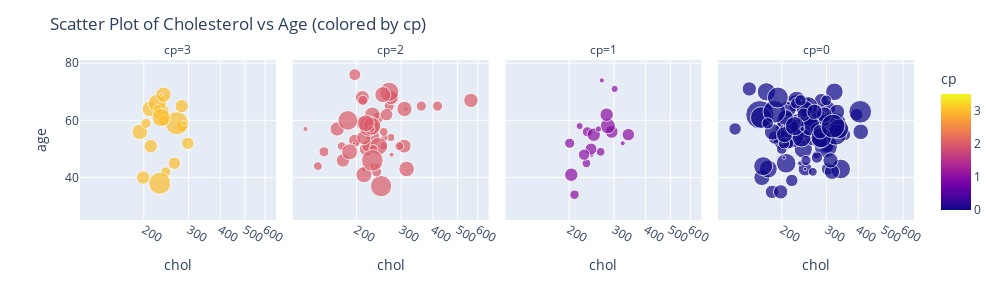

Notebook cell for this chart:
### Code cell
import plotly.express as px

fig = px.scatter(df, x='chol', y='age', color='cp', size='oldpeak', size_max=20, hover_name='exang', facet_col='cp', log_x=True)
fig.update_layout(width=1000, height=300)
fig.update_layout(title_text='Scatter Plot of Cholesterol vs Age (colored by cp)')
fig.show()

### Figure 1 — Plotly figure (JSON) as saved in the notebook; plotly's stock layout.template omitted (floating-point values rounded to 4 significant figures; data arrays with more than 128 entries replaced by an {"elided": "..."} marker saying what was removed)
{"data": [{"hovertemplate": "<b>%{hovertext}</b><br><br>cp=%{marker.color}<br>chol=%{x}<br>age=%{y}<br>oldpeak=%{marker.size}<extra></extra>", "hovertext": [0, 1, 0, 0, 0, 1, 1, 0, 0, 0, 0, 0, 0, 0, 0, 0, 0, 0, 0, 1, 0, 0, 0], "legendgroup": "", "marker": {"color": [3, 3, 3, 3, 3, 3, 3, 3, 3, 3, 3, 3, 3, 3, 3, 3, 3, 3, 3, 3, 3, 3, 3], "coloraxis": "coloraxis", "size": [2.3, 1.8, 1, 2.6, 1.8, 1.4, 1.4, 0, 0, 1.2, 0.8, 4.2, 0.1, 1.9, 0.9, 0.6, 1.4, 0.2, 0, 3.8, 2.6, 0.8, 1.2], "sizemode": "area", "sizeref": 0.0155, "symbol": "circle"}, "mode": "markers", "name": "", "orientation": "v", "showlegend": false, "type": "scatter", "x": [233, 211, 283, 226, 239, 199, 213, 182, 186, 298, 244, 270, 234, 193, 240, 227, 282, 288, 273, 231, 234, 204, 264], "xaxis": "x", "y": [63, 64, 58, 66, 69, 40, 51, 34, 52, 52, 42, 59, 69, 56, 60, 64, 65, 59, 59, 38, 61, 59, 45], "yaxis": "y"}, {"hovertemplate": "<b>%{hovertext}</b><br><br>cp=%{marker.color}<br>chol=%{x}<br>age=%{y}<br>oldpeak=%{marker.size}<extra></extra>", "hovertext": [0, 0, 0, 0, 0, 0, 1, 1, 0, 0, 0, 0, 0, 1, 0, 0, 0, 0, 0, 0, 0, 0, 0, 0, 0, 0, 0, 0, 0, 1, 0, 1, 0, 0, 1, 0, 0, 0, 0, 0, 0, 0, 0, 0, 0, 0, 0, 0, 0, 0, 0, 1, 0, 0, 0, 0, 0, 0, 0, 0, 0, 0, 0, 0, 0, 0, 0, 0, 0, 1, 0, 0, 0, 0, 0, 0, 1, 0, 0, 0, 1, 0, 1, 0, 0, 0, 0], "legendgroup": "", "marker": {"color": [2, 2, 2, 2, 2, 2, 2, 2, 2, 2, 2, 2, 2, 2, 2, 2, 2, 2, 2, 2, 2, 2, 2, 2, 2, 2, 2, 2, 2, 2, 2, 2, 2, 2, 2, 2, 2, 2, 2, 2, 2, 2, 2, 2, 2, 2, 2, 2, 2, 2, 2, 2, 2, 2, 2, 2, 2, 2, 2, 2, 2, 2, 2, 2, 2, 2, 2, 2, 2, 2, 2, 2, 2, 2, 2, 2, 2, 2, 2, 2, 2, 2, 2, 2, 2, 2, 2], "coloraxis": "coloraxis", "size": [3.5, 0.5, 1.6, 0.2, 1.6, 0, 0.4, 1, 1.6, 0.6, 0.8, 1.2, 0.5, 1.4, 0, 1.6, 0.8, 0.8, 1.5, 0, 0, 0, 0, 0.5, 1.8, 0.6, 0, 0, 0, 1.2, 0.4, 0, 0.2, 2.4, 0.6, 0, 0, 1.6, 1, 1.6, 0, 0, 1.9, 0, 0.8, 0, 1.5, 0.2, 0.2, 0, 2, 0, 0, 0, 0, 0.1, 0, 0, 0.6, 0, 1.1, 0.3, 0, 0, 0, 0, 0, 0, 0, 0.6, 3.2, 0, 2.5, 0.6, 3, 3.6, 1.6, 2, 0.4, 1.2, 1.8, 0, 2.9, 2, 0.8, 2.2, 0.8], "sizemode": "area", "sizeref": 0.0155, "symbol": "circle"}, "mode": "markers", "name": "", "orientation": "v", "showlegend": false, "type": "scatter", "x": [250, 199, 168, 275, 219, 340, 233, 243, 212, 175, 417, 197, 273, 177, 304, 232, 269, 360, 308, 321, 235, 257, 216, 256, 231, 141, 252, 265, 211, 222, 258, 227, 213, 245, 240, 250, 318, 564, 277, 214, 255, 223, 315, 246, 240, 196, 211, 126, 313, 215, 214, 268, 267, 199, 277, 196, 201, 178, 295, 209, 197, 242, 226, 180, 278, 220, 253, 175, 175, 256, 224, 335, 230, 233, 185, 231, 274, 188, 229, 263, 309, 243, 269, 254, 149, 218, 212], "xaxis": "x2", "y": [37, 52, 57, 48, 50, 58, 44, 61, 59, 51, 65, 53, 54, 46, 54, 54, 65, 65, 51, 39, 44, 47, 53, 51, 62, 44, 63, 71, 58, 51, 54, 51, 43, 51, 58, 41, 60, 67, 68, 54, 48, 52, 43, 53, 42, 50, 68, 57, 64, 37, 41, 41, 54, 39, 67, 52, 54, 60, 51, 42, 76, 44, 44, 42, 66, 39, 47, 38, 38, 56, 58, 64, 58, 50, 60, 46, 68, 49, 57, 62, 64, 47, 70, 69, 49, 59, 67], "yaxis": "y2"}, {"hovertemplate": "<b>%{hovertext}</b><br><br>cp=%{marker.color}<br>chol=%{x}<br>age=%{y}<br>oldpeak=%{marker.size}<extra></extra>", "hovertext": [0, 0, 0, 0, 0, 0, 0, 0, 0, 0, 0, 0, 0, 0, 0, 0, 0, 1, 0, 0, 0, 1, 0, 0, 0, 0, 0, 0, 1, 0, 0, 0, 0, 0, 0, 0, 0, 0, 0, 0, 0, 0, 0, 0, 1, 0, 0, 0, 0, 0], "legendgroup": "", "marker": {"color": [1, 1, 1, 1, 1, 1, 1, 1, 1, 1, 1, 1, 1, 1, 1, 1, 1, 1, 1, 1, 1, 1, 1, 1, 1, 1, 1, 1, 1, 1, 1, 1, 1, 1, 1, 1, 1, 1, 1, 1, 1, 1, 1, 1, 1, 1, 1, 1, 1, 1], "coloraxis": "coloraxis", "size": [1.4, 0.8, 1.3, 0, 0.6, 0.4, 0, 0, 0.2, 0.2, 0.8, 0, 0, 0.6, 0, 0, 1.4, 0, 0, 0, 0, 0, 0, 0, 1.1, 0, 0, 0.7, 0.2, 0, 0, 0, 0, 0, 0, 0, 0.4, 0, 0, 1.2, 0, 1, 1.8, 1.4, 0, 0, 0.3, 0, 0, 0], "sizemode": "area", "sizeref": 0.0155, "symbol": "circle"}, "mode": "markers", "name": "", "orientation": "v", "showlegend": false, "type": "scatter", "x": [204, 236, 294, 263, 266, 302, 198, 219, 245, 325, 201, 309, 203, 234, 220, 204, 250, 221, 205, 308, 197, 288, 160, 195, 244, 262, 204, 210, 269, 271, 295, 235, 306, 208, 245, 192, 220, 221, 240, 342, 157, 229, 284, 281, 246, 283, 261, 319, 232, 236], "xaxis": "x3", "y": [41, 56, 56, 44, 49, 71, 41, 44, 48, 52, 52, 54, 41, 45, 44, 29, 55, 59, 52, 45, 46, 54, 45, 63, 50, 55, 46, 34, 74, 49, 42, 41, 41, 62, 70, 35, 58, 56, 56, 55, 41, 48, 58, 62, 66, 54, 57, 58, 57, 57], "yaxis": "y3"}, {"hovertemplate": "<b>%{hovertext}</b><br><br>cp=%{marker.color}<br>chol=%{x}<br>age=%{y}<br>oldpeak=%{marker.size}<extra></extra>", "hovertext": {"elided": "143 int values"}, "legendgroup": "", "marker": {"color": {"elided": "143 int values"}, "coloraxis": "coloraxis", "size": {"elided": "143 float values"}, "sizemode": "area", "sizeref": 0.0155, "symbol": "circle"}, "mode": "markers", "name": "", "orientation": "v", "showlegend": false, "type": "scatter", "x": {"elided": "143 int values"}, "xaxis": "x4", "y": {"elided": "143 int values"}, "yaxis": "y4"}], "layout": {"annotations": [{"font": {}, "showarrow": false, "text": "cp=3", "x": 0.1175, "xanchor": "center", "xref": "paper", "y": 1, "yanchor": "bottom", "yref": "paper"}, {"font": {}, "showarrow": false, "text": "cp=2", "x": 0.3725, "xanchor": "center", "xref": "paper", "y": 1, "yanchor": "bottom", "yref": "paper"}, {"font": {}, "showarrow": false, "text": "cp=1", "x": 0.6275, "xanchor": "center", "xref": "paper", "y": 1, "yanchor": "bottom", "yref": "paper"}, {"font": {}, "showarrow": false, "text": "cp=0", "x": 0.8825, "xanchor": "center", "xref": "paper", "y": 1, "yanchor": "bottom", "yref": "paper"}], "coloraxis": {"colorbar": {"title": {"text": "cp"}}, "colorscale": [[0, "#0d0887"], [0.1111, "#46039f"], [0.2222, "#7201a8"], [0.3333, "#9c179e"], [0.4444, "#bd3786"], [0.5556, "#d8576b"], [0.6667, "#ed7953"], [0.7778, "#fb9f3a"], [0.8889, "#fdca26"], [1, "#f0f921"]]}, "height": 300, "legend": {"itemsizing": "constant", "tracegroupgap": 0}, "margin": {"t": 60}, "title": {"text": "Scatter Plot of Cholesterol vs Age (colored by cp)"}, "width": 1000, "xaxis": {"anchor": "y", "domain": [0, 0.235], "title": {"text": "chol"}, "type": "log"}, "xaxis2": {"anchor": "y2", "domain": [0.255, 0.49], "matches": "x", "title": {"text": "chol"}, "type": "log"}, "xaxis3": {"anchor": "y3", "domain": [0.51, 0.745], "matches": "x", "title": {"text": "chol"}, "type": "log"}, "xaxis4": {"anchor": "y4", "domain": [0.765, 1.0], "matches": "x", "title": {"text": "chol"}, "type": "log"}, "yaxis": {"anchor": "x", "domain": [0, 1], "title": {"text": "age"}}, "yaxis2": {"anchor": "x2", "domain": [0, 1], "matches": "y", "showticklabels": false}, "yaxis3": {"anchor": "x3", "domain": [0, 1], "matches": "y", "showticklabels": false}, "yaxis4": {"anchor": "x4", "domain": [0, 1], "matches": "y", "showticklabels": false}}}
